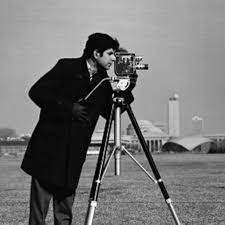
#> input picture Canny Edge Detection/cameraman.jpeg, 225 x 225 px, found by its file name
$ jupyter execute Wiener_notebook.ipynb
#> lines starting #> are read from the running program, lines starting #| are printed output that depends on the picture; after the words box and inside, x2 and y2 are one past the last pixel; in counts of white or black regions, pixels touching at a corner belong together
# Wiener Filter Implementation

Implemention of a deblurring algorithm (Wiener Filter: Best Optimum Linear Filter) which can deblur a noisy image blurred by a motion blur (PSF)

[cell 1]
from matplotlib import pyplot as plt
import numpy as np
import cv2
import scipy
from scipy import signal, ndimage
from math import log10, sqrt

Reading a grayscale image x(m, n)

[cell 2]
image = cv2.imread('cameraman.jpeg', cv2.IMREAD_GRAYSCALE)
#> image is the input picture: shape (225, 225); min 0, max 255, mean 118

plt.imshow(image, cmap='gray')
plt.title('x(m, n): Input Image')
plt.show()

(Visual Purpose Only) Gaussian noise: The Gaussian noise that added to the image. This function shows tha amount of noise levels that varies with various sigma values centered at mean 0

Reference: https://stackoverflow.com/questions/17190649/how-to-obtain-a-gaussian-filter-in-python

[cell 3]
def gauss_kernal(size, sigma):
    x, y = np.mgrid[-size//2 + 1:size//2 + 1, -size//2 + 1:size//2 + 1]
    g = np.exp(-((x**2 + y**2)/(2.0*sigma**2)))
    return g/g.sum()

noise = gauss_kernal(5, 4)
plt.imshow(noise)
plt.title('Noise levels')
plt.colorbar()
plt.show()
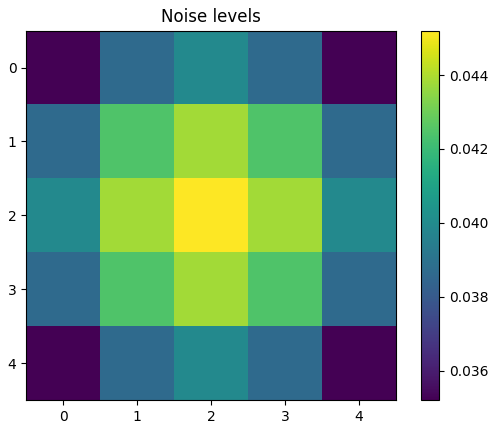
#> figure drawn by matplotlib, 2 panels

(Visual Purpose Only) Motion Blur: This functions generate a motion blur and its visual representation is shown

Reference: https://stackoverflow.com/questions/40305933/how-to-add-motion-blur-to-numpy-array

[cell 4]
def motionblurKernel(size):
    motion_blur = np.zeros((size, size))
    motion_blur[int((size-1)/2), :] = np.ones(size)
    motion_blur = motion_blur / size
    return motion_blur

blur = motionblurKernel(10)
plt.imshow(blur)
plt.title('Motion Blur Kernel')
plt.colorbar()
plt.show()
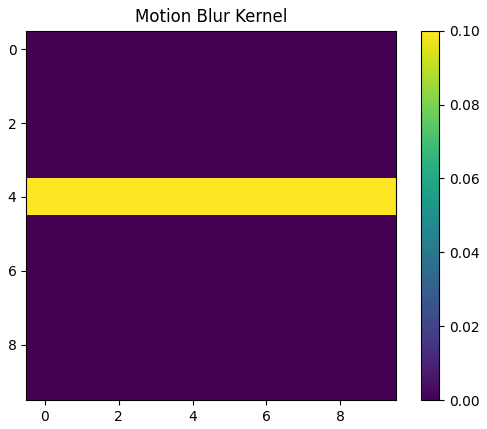
#> figure drawn by matplotlib, 2 panels

To Test an algorithm using a known image blurred (Motion blur or Gaussian blur or Box) using a PSF of your choice,
I have seperately created three functions which does motion blur, gaussian blur and box blur
Now, the blur function applied was motion blur but, I made it dynamic to choose other known blur functions.

The function accepts image inputs and return the blurred image and kernel

Reference: https://stackoverflow.com/questions/35192550/wiener-filter-for-image-deblur

[cell 5]
def apply_motion_blur(image, size=3):

#> called with size = 3
    img = np.copy(image)
    kernel = np.eye(size)/size
    img = scipy.signal.convolve2d(img, kernel, mode='valid')
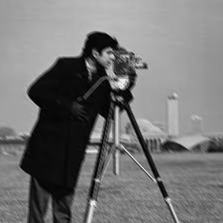
#> img: shape (223, 223) float64; min 0, max 249.7, mean 117.6
    img = np.uint8(img)

    return img, kernel

[cell 6]
def apply_gaussian_blur(image, size=3):

    img = np.copy(image)
    kernel = gaussian(size, size/3).reshape(size, 1)
    kernel = np.dot(kernel, kernel.transpose())
    kernel /= np.sum(kernel)
    img = scipy.signal.convolve2d(img, kernel, mode='valid')
    img = np.uint8(img)

    return img, kernel

[cell 7]
def apply_box(image, size=3):

    img = np.copy(image)
    kernel = np.ones((size, size))/(size*size)
    img = scipy.signal.convolve2d(img, kernel, mode='valid')
    img = np.uint8(img)

    return img, kernel

Applying motion blur to an Image, Convolution(x(m,n), h(m,n)). Here h(m,n) is the Motion blur PSF

[cell 8]
Blurred_image, kernel = apply_motion_blur(image)
#> kernel = [[0.333, 0, 0], [0, 0.333, 0], [0, 0, 0.333]]
plt.imshow(Blurred_image, cmap='gray')
plt.title('Blurred Image')
plt.show()

Adding Gaussian noise to the blurred Image. Convolved{ (x(m,n), h(m,n)) + N }

This function accepts blurred image input and noise variance and returns the noisy image (noise added)

[cell 9]
def add_gaussian_noise(img, variance):
#> called with variance = 4
    image = np.copy(img).astype(float)
#> image: shape (223, 223) float64
    gaussian = np.random.normal(0, variance, np.shape(image))

    noisy_image = image + gaussian
    noisy_image = np.round(noisy_image)

    #Random values may exceed 0, 255: so keeping bounds
    noisy_image[np.where(image<0)] = 0
    noisy_image[np.where(image>255)] = 255

    noisy_image = np.uint8(noisy_image)

    return noisy_image

[cell 10]
noisy_blurred_image = add_gaussian_noise(Blurred_image, 4)
plt.imshow(noisy_blurred_image, cmap='gray')
plt.title('Noisy Blurred Image')
plt.show()

The white dots appears here (above Noisy Blurred Image)  are due to the effect of noise

### Wiener filtering Part

This function accepts blurred noisy image as input and the applied kernel. returns the reconstructed image. Which is noise reduced.

Used the formula: G = H*/(|H|^2+1/K) where k is the SNR = Sxx/Snn. H is the dft2 of kernel function. Sxx is the PSD of input image and Snn is the PSD of noise. I have assumed things that, k is fixed as 0.2.

[cell 11]
def filters(blurred_noisy_image, h, k=5):

#> called with h = array of shape (3, 3), k = 5
    image = np.copy(blurred_noisy_image)

    h = np.pad(h, [(0, image.shape[0] - h.shape[0]), (0, image.shape[1] - h.shape[1])], 'constant')
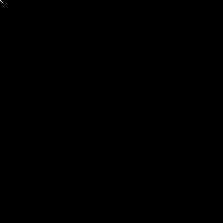
#> h: shape (223, 223) float64; values 0 (black) and 0.333 (white), 0.01% white in thin lines or dots, all inside (x1, y1, x2, y2) = (0, 0, 3, 3)

    dft_image = np.fft.fft2(image)
    dft_h = np.fft.fft2(h)

    dft_h_conjugate = np.conj(dft_h)

    weiner_filter = dft_h_conjugate/((np.abs(dft_h)*np.abs(dft_h))+(1/k))

    dft_output_image = dft_image * weiner_filter
    output_image = np.fft.ifft2(dft_output_image)

    output_image = np.uint8(np.abs(output_image))
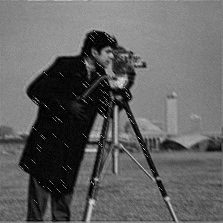
#> output_image: shape (223, 223); min 0, max 239, mean 98

    return output_image

[cell 12]
reconst_image = filters(noisy_blurred_image, kernel)
plt.imshow(reconst_image, cmap='gray')
plt.title('Reconstructed Image')
plt.show()

### Estimating SNR

This functions evaluates SNR, accepts input image and the known PSF. returns the SNR (k) which can be passed to the reconstructing filter.

The fuction evaluates the power spectral density of image and noise by finding their own Auto-correlation function and taking fourier transform of it.
Referring to http://faculty.jsd.claremont.edu/jmilton/Math_Lab_tool/Labs/Lab9.pdf notes, PSD of both output image and noise calculated accordingly.

In class, wkt, Syy = |H|^2 + Snn where Syy is PSD of Blurred Noisy image. Snn can be estivated by guess of using noise variance technique (Variance of good pixel values are constant region).

By this,
Sxx = ( Syy - Snn )/|H|^2 can be estimated.(Image should be N*N size) but, Instead of guessing for Snn, I used same gaussian noise for estimating. When the noise is unknown we can guess the noise variance instead of passing PSF.

Also SNR = Var of Image / Var of Noise

[cell 13]
def determine_SNR(image, h):
    ACF_Image = scipy.signal.correlate2d(image, image)
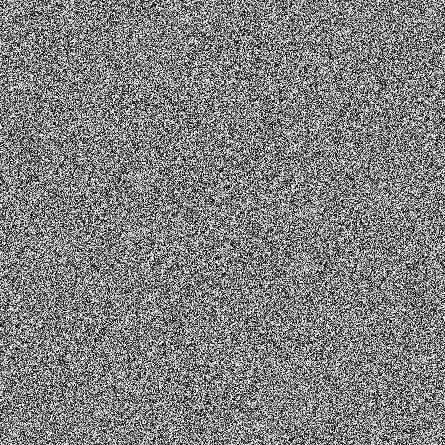
#> ACF_Image: shape (445, 445); min 0, max 255, mean 128
    Syy = abs(np.fft.fft2(ACF_Image))

    h = np.pad(h, [(0, image.shape[0] - h.shape[0]), (0, image.shape[1] - h.shape[1])], 'constant')

    ACF_Noise = scipy.signal.correlate2d(h, h)
    Snn = abs(np.fft.fft2(ACF_Noise))

    h = np.pad(h, [(0, Syy.shape[0] - h.shape[0]), (0, Syy.shape[1] - h.shape[1])], 'constant')
    dft_h = np.fft.fft2(h)

    Sxx = (Syy - Snn)/(abs(dft_h)**2)

    #Sn = np.linalg.norm(Snn)
    #Sx = np.linalg.norm(Sxx)

    Sx = np.mean(Sxx)
    Sn = np.mean(Snn)
    k = Sx/Sn
    print('SNR = ',k)
    print('1/k is ',1/k)
    return k
